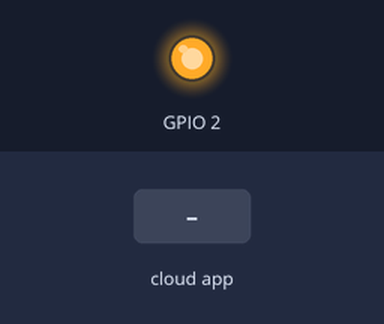
Simulated run of this sketch. Board: ESP32. On the bench: output pins drawn as LEDs (lit = HIGH). The inputs (shaded band) are chosen by the test bench.

Above: at 2.7 s.
2.8 s: the phone or cloud app sets 0 to 1
At 3.9 s:
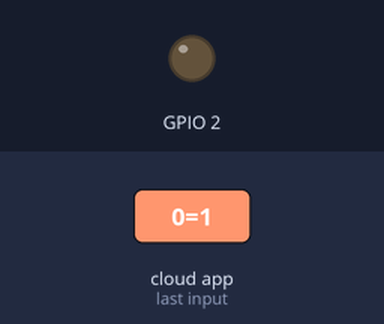
5.0 s: the phone or cloud app sets 0 to 0
At 6.7 s:
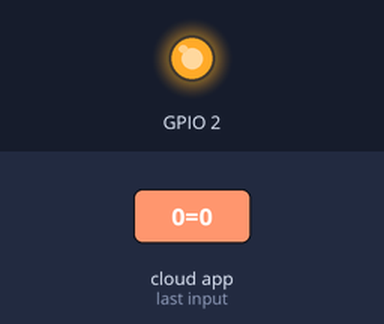
Timing chart, 0 to 8.2 s (numbered marks = the images above; inputs shaded):
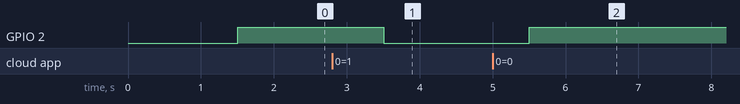

The sketch:

06a_Cayenne_Digital_Blinking.ino
```cpp
#include <CayenneMQTTESP32.h>

#define CAYENNE_DEBUG

#define CAYENNE_PRINT Serial


char ssid[] = "manan";

char password[]="oddpotato975";


char username[] = "08f4db80-16b0-11e8-b42d-698bd45831f1";

char mqtt_password[] = "21b4aca5611c5397b5a067e68a9fc724b69c7458";

char cliend_id[] = "227cc510-bf72-11e9-809b-df5a1171d82f";


void setup() {

  Cayenne.begin(username, mqtt_password, cliend_id, ssid, password);

  pinMode(2, OUTPUT);

  digitalWrite(2, HIGH);

}


void loop() {

  Cayenne.loop();

}

CAYENNE_IN(0)

{

  digitalWrite(2, !getValue.asInt());

}
```

Measured:
- after the input at 2.8 s, GPIO 2: HIGH → LOW after 0.70 s
- after the input at 5.0 s, GPIO 2: LOW → HIGH after 0.50 s
